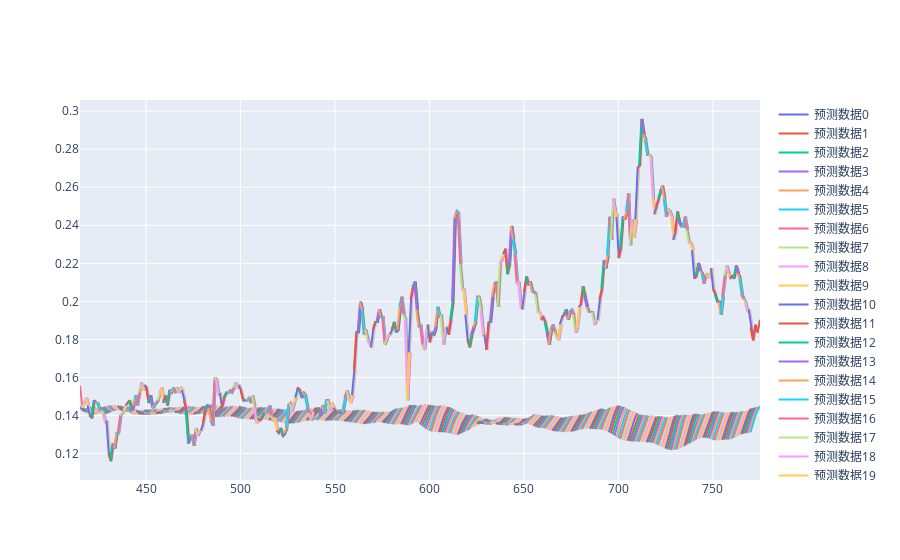

Notebook code for this chart:
### Code cell
drawTargetsAndPredicts(predicts, targets, shifter=len(train_dataLoader), stock_index=882)
